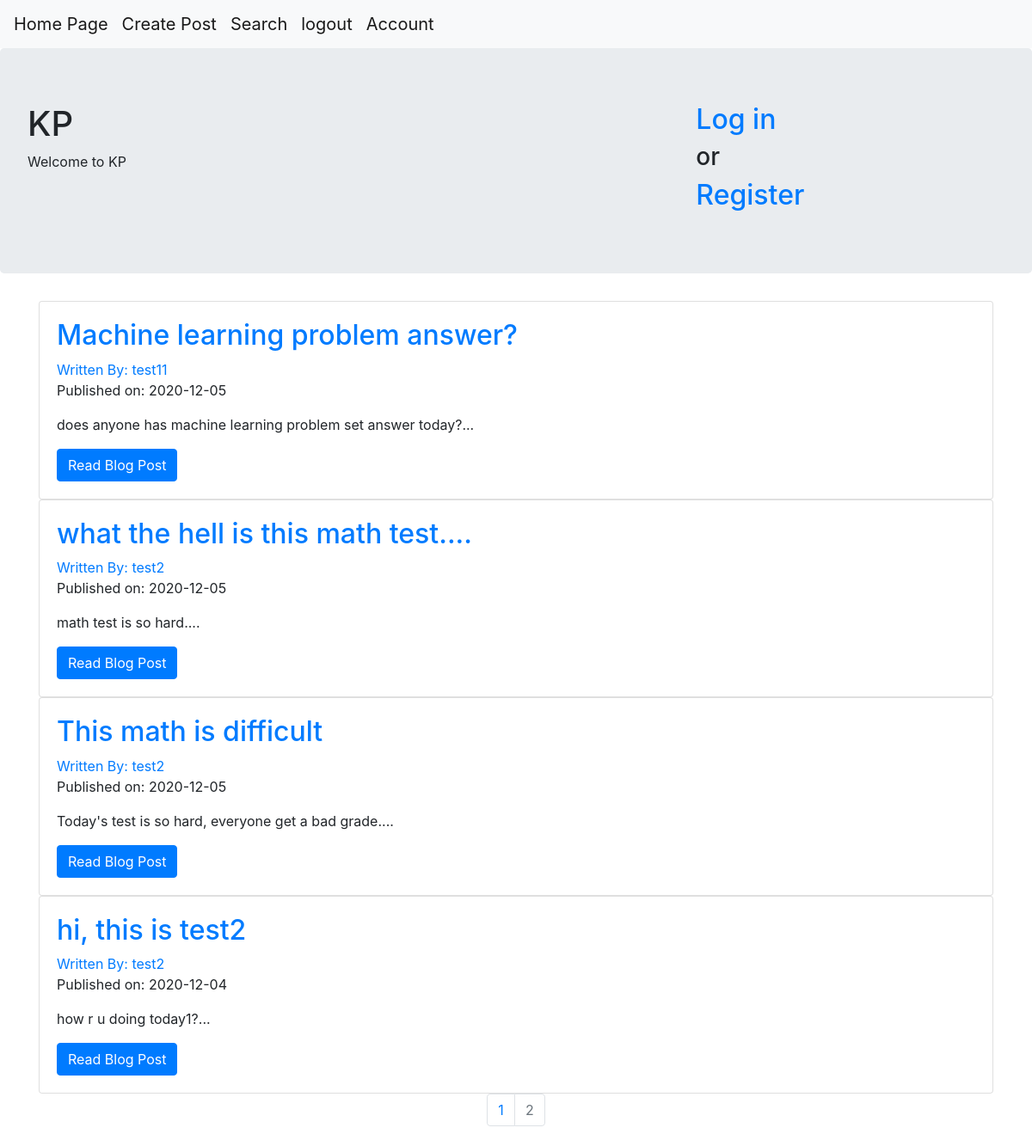
/?page=2 (signed in), run on the app's committed database.
### projectKanpai/models.py (models this page shows, shortened)
class BlogPost(db.Model):
    users = db.relationship(User)
    id = db.Column(db.Integer,primary_key=True)
    user_id = db.Column(db.Integer, db.ForeignKey('users.id'), nullable = False)
    date = db.Column(db.DateTime, nullable = False, default = datetime.utcnow)
    title = db.Column(db.String(160), nullable = False)
    text = db.Column(db.Text, nullable = False)

class User(db.Model, UserMixin):
    __tablename__ = 'users'
    id = db.Column(db.Integer, primary_key = True)
    email = db.Column(db.String(64), unique=True, index=True)
    username = db.Column(db.String(64), unique=True, index=True)
    password_hash = db.Column(db.String(128))
    posts = db.relationship('BlogPost', backref='author')

### projectKanpai/core/views.py (the view)
@core.route('/')
def index():
    page = request.args.get('page', 1, type=int)
    blog_posts = BlogPost.query.order_by(BlogPost.date.desc()).paginate(page = page, per_page = 5)
    return render_template('index.html', blog_posts = blog_posts)

### projectKanpai/models.py (called while the page is built)
@login_manager.user_loader
def load_user(user_id):
    return User.query.get(user_id)

### projectKanpai/templates/index.html (shortened to what this page needs)
{% extends "base.html" %}
{% block content %}
  <div class=" jumbotron">
    <div class="row">
      <div class="col-md-8">
        <h1>KP</h1>
        <p>Welcome to KP</p>
      </div>
      <div class="col-6 col-md-4">
        <h2> <a href="{{url_for('users.login')}}"> Log in </a></h2>
        <h3> or </h2>
        <h2> <a href="{{url_for('users.register')}}"> Register </a></h2>
      </div>
    </div>
  </div>
  <div class="container">
    {% for post in blog_posts.items %}
    <div class="card" >
      <div class="card-body">
        <h2><a class="card-title" href="  {{ url_for('blog_posts.blog_post', blog_post_id=post.id) }}">{{ post.title }}</a></h2>
        <a href="{{ url_for('users.user_posts', username=post.author.username) }}">Written By: {{ post.author.username }}</a>
        <p>Published on: {{ post.date.strftime('%Y-%m-%d') }}</p>
        <p class="card-text">{{ post.text[:100] }}...</p>
        <a href="{{ url_for('blog_posts.blog_post', blog_post_id=post.id) }}" class="btn btn-primary">Read Blog Post</a>
      </div>
    </div>
   {% endfor %}
   <nav aria-label="Page navigation example">
     <ul class="pagination justify-content-center">
       {% for page_num in blog_posts.iter_pages(left_edge=1, right_edge=1, left_current=1, right_current=2) %}
          {% if blog_posts.page == page_num %}
          <li class="page-item disabled">
            <a class="page-link" href="{{ url_for('core.index', page=page_num) }}">{{ page_num }}</a></li>
          {% else %}
            <li class="page-item"><a class="page-link" href="{{ url_for('core.index', page=page_num) }}">{{ page_num }}</a></li>
          {% endif %}
      {% endfor %}
    </nav>
{% endblock %}

### data on the page
BlogPost: title "Machine learning problem answer?", author.username "test11", date "2020-12-05", text "does anyone has machine learning problem set answer today?"
BlogPost: title "what the hell is this math test....", author.username "test2", date "2020-12-05", text "math test is so hard."
BlogPost: title "This math is difficult", author.username "test2", date "2020-12-05", text "Today's test is so hard, everyone get a bad grade."
BlogPost: title "hi, this is test2", author.username "test2", date "2020-12-04", text "how r u doing today1?"

### other printed values
{{ page_num }} "1"
{{ page_num }} "2"
